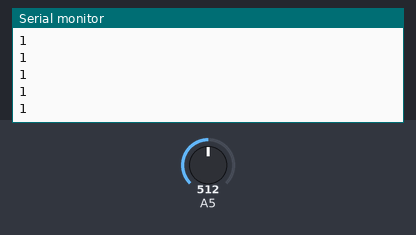
Simulated run of this sketch. Board: Arduino Uno, built with avr-gcc and run on an emulated ATmega328P. On the bench: the last lines printed to the serial monitor. The test bench sets the inputs (shaded band); at power-on: A5 = 512.

Above: at 1.2 s.
1.3 s: A5 set to 306
At 1.31 s:
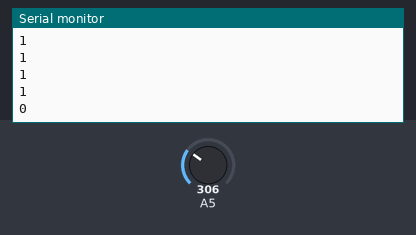
2.8 s: A5 set to 900
At 2.81 s:
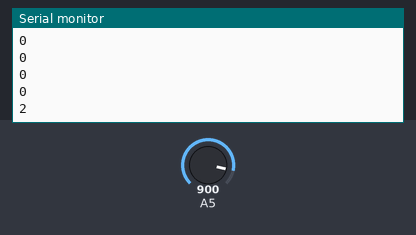
Timing chart, 0 to 5.8 s (numbered marks = the images above; inputs shaded):
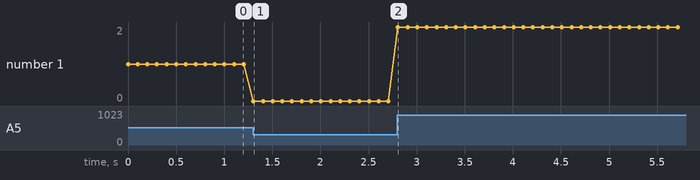

Measured:
- after the input at 1.3 s, the serial monitor: prints a new line at once (image 1)
- after the input at 2.8 s, the serial monitor: prints a new line at once (image 2)
- plotted number 1: 1 → 0 after the input at 1.3 s, 0 → 2 after the input at 2.8 s

The sketch:

sketch_oct15c.ino
```cpp
void setup() {
  // 設置初始化代碼，只運行一次
  Serial.begin(9600);  // 初始化串口通信，波特率為9600
  pinMode(13,INPUT);
}


void loop() {
int val = analogRead(13);
Serial.println(val/409);


delay(100);
// int val2 = (val/10);
// if (val2 <= 409 && val2 >= 350 ){
//   Serial.println(10);
// }
// else if(val2 <=349 && val2 >=200 ){
//   Serial.println(9);
// }
// else if(val2 <=199 && val2 >=150 ){
//   Serial.println(8);
// }
// else if(val2 <=149 && val2 >=120 ){
//   Serial.println(7);
// }
// else if(val2 <=119 && val2 >=100 ){
//   Serial.println(6);
// }
// else if(val2 <=99 && val2 >=80 ){
//   Serial.println(5);
// }
// else if(val2 <=79 && val2 >=60){
//   Serial.println(4);
// }
// else if(val2 <=59 && val2 >=40){
//   Serial.println(3);
// }
// else if(val2 <=39 && val2 >=20){
//   Serial.println(2);
// }
// else if(val2 <=19 && val2 >=5 ){
//   Serial.println(1);
// }

}
```
